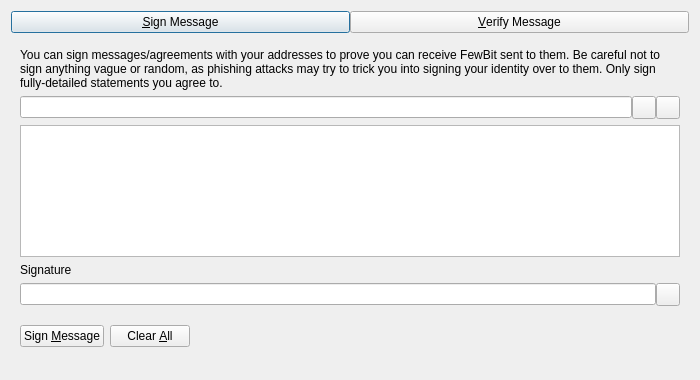
<?xml version="1.0" encoding="UTF-8"?>
<ui version="4.0">
 <class>SignVerifyMessageDialog</class>
 <widget class="QDialog" name="SignVerifyMessageDialog">
  <property name="geometry">
   <rect>
    <x>0</x>
    <y>0</y>
    <width>700</width>
    <height>380</height>
   </rect>
  </property>
  <property name="windowTitle">
   <string>Signatures - Sign / Verify a Message</string>
  </property>
  <property name="modal">
   <bool>true</bool>
  </property>
  <layout class="QVBoxLayout" name="verticalLayout">
   <item>
    <layout class="QHBoxLayout" name="horizontalLayout_Buttons_2">
     <property name="spacing">
      <number>0</number>
     </property>
     <property name="topMargin">
      <number>0</number>
     </property>
     <item>
      <widget class="QPushButton" name="btnSignMessage">
       <property name="text">
        <string>&amp;Sign Message</string>
       </property>
       <property name="checkable">
        <bool>true</bool>
       </property>
      </widget>
     </item>
     <item>
      <widget class="QPushButton" name="btnVerifyMessage">
       <property name="text">
        <string>&amp;Verify Message</string>
       </property>
       <property name="checkable">
        <bool>true</bool>
       </property>
      </widget>
     </item>
    </layout>
   </item>
   <item>
    <widget class="QStackedWidget" name="stackedWidgetSig">
     <property name="minimumSize">
      <size>
       <width>0</width>
       <height>0</height>
      </size>
     </property>
     <property name="currentIndex">
      <number>0</number>
     </property>
     <widget class="QWidget" name="pageSignMessage">
      <layout class="QVBoxLayout" name="verticalLayout_SM">
       <item>
        <widget class="QLabel" name="infoLabel_SM">
         <property name="text">
          <string>You can sign messages/agreements with your addresses to prove you can receive FewBit sent to them. Be careful not to sign anything vague or random, as phishing attacks may try to trick you into signing your identity over to them. Only sign fully-detailed statements you agree to.</string>
         </property>
         <property name="textFormat">
          <enum>Qt::PlainText</enum>
         </property>
         <property name="wordWrap">
          <bool>true</bool>
         </property>
        </widget>
       </item>
       <item>
        <layout class="QHBoxLayout" name="horizontalLayout_1_SM">
         <property name="spacing">
          <number>0</number>
         </property>
         <item>
          <widget class="QValidatedLineEdit" name="addressIn_SM">
           <property name="toolTip">
            <string>The FewBit address to sign the message with</string>
           </property>
          </widget>
         </item>
         <item>
          <widget class="QToolButton" name="addressBookButton_SM">
           <property name="toolTip">
            <string>Choose previously used address</string>
           </property>
           <property name="text">
            <string/>
           </property>
           <property name="shortcut">
            <string>Alt+A</string>
           </property>
          </widget>
         </item>
         <item>
          <widget class="QToolButton" name="pasteButton_SM">
           <property name="toolTip">
            <string>Paste address from clipboard</string>
           </property>
           <property name="text">
            <string/>
           </property>
           <property name="shortcut">
            <string>Alt+P</string>
           </property>
          </widget>
         </item>
        </layout>
       </item>
       <item>
        <widget class="QPlainTextEdit" name="messageIn_SM">
         <property name="toolTip">
          <string>Enter the message you want to sign here</string>
         </property>
        </widget>
       </item>
       <item>
        <widget class="QLabel" name="signatureLabel_SM">
         <property name="text">
          <string>Signature</string>
         </property>
         <property name="textFormat">
          <enum>Qt::PlainText</enum>
         </property>
        </widget>
       </item>
       <item>
        <layout class="QHBoxLayout" name="horizontalLayout_2_SM">
         <property name="spacing">
          <number>0</number>
         </property>
         <item>
          <widget class="QLineEdit" name="signatureOut_SM">
           <property name="readOnly">
            <bool>true</bool>
           </property>
          </widget>
         </item>
         <item>
          <widget class="QToolButton" name="copySignatureButton_SM">
           <property name="toolTip">
            <string>Copy the current signature to the system clipboard</string>
           </property>
           <property name="text">
            <string/>
           </property>
          </widget>
         </item>
        </layout>
       </item>
       <item>
        <layout class="QHBoxLayout" name="horizontalLayout_3_SM">
         <item>
          <widget class="QPushButton" name="signMessageButton_SM">
           <property name="toolTip">
            <string>Sign the message to prove you own this FewBit address</string>
           </property>
           <property name="text">
            <string>Sign &amp;Message</string>
           </property>
           <property name="autoDefault">
            <bool>false</bool>
           </property>
          </widget>
         </item>
         <item>
          <widget class="QPushButton" name="clearButton_SM">
           <property name="toolTip">
            <string>Reset all sign message fields</string>
           </property>
           <property name="text">
            <string>Clear &amp;All</string>
           </property>
           <property name="autoDefault">
            <bool>false</bool>
           </property>
          </widget>
         </item>
         <item>
          <spacer name="horizontalSpacer_1_SM">
           <property name="orientation">
            <enum>Qt::Horizontal</enum>
           </property>
           <property name="sizeHint" stdset="0">
            <size>
             <width>40</width>
             <height>48</height>
            </size>
           </property>
          </spacer>
         </item>
         <item>
          <widget class="QLabel" name="statusLabel_SM">
           <property name="text">
            <string/>
           </property>
           <property name="wordWrap">
            <bool>true</bool>
           </property>
          </widget>
         </item>
         <item>
          <spacer name="horizontalSpacer_2_SM">
           <property name="orientation">
            <enum>Qt::Horizontal</enum>
           </property>
           <property name="sizeHint" stdset="0">
            <size>
             <width>40</width>
             <height>48</height>
            </size>
           </property>
          </spacer>
         </item>
        </layout>
       </item>
      </layout>
     </widget>
     <widget class="QWidget" name="pageVerifyMessage">
      <layout class="QVBoxLayout" name="verticalLayout_VM">
       <item>
        <widget class="QLabel" name="infoLabel_VM">
         <property name="text">
          <string>Enter the receiver's address, message (ensure you copy line breaks, spaces, tabs, etc. exactly) and signature below to verify the message. Be careful not to read more into the signature than what is in the signed message itself, to avoid being tricked by a man-in-the-middle attack. Note that this only proves the signing party receives with the address, it cannot prove sendership of any transaction!</string>
         </property>
         <property name="textFormat">
          <enum>Qt::PlainText</enum>
         </property>
         <property name="alignment">
          <set>Qt::AlignLeading|Qt::AlignLeft|Qt::AlignTop</set>
         </property>
         <property name="wordWrap">
          <bool>true</bool>
         </property>
        </widget>
       </item>
       <item>
        <layout class="QHBoxLayout" name="horizontalLayout_1_VM">
         <property name="spacing">
          <number>0</number>
         </property>
         <item>
          <widget class="QValidatedLineEdit" name="addressIn_VM">
           <property name="toolTip">
            <string>The FewBit address the message was signed with</string>
           </property>
          </widget>
         </item>
         <item>
          <widget class="QToolButton" name="addressBookButton_VM">
           <property name="toolTip">
            <string>Choose previously used address</string>
           </property>
           <property name="text">
            <string/>
           </property>
           <property name="shortcut">
            <string>Alt+A</string>
           </property>
          </widget>
         </item>
        </layout>
       </item>
       <item>
        <widget class="QPlainTextEdit" name="messageIn_VM"/>
       </item>
       <item>
        <widget class="QValidatedLineEdit" name="signatureIn_VM"/>
       </item>
       <item>
        <layout class="QHBoxLayout" name="horizontalLayout_2_VM">
         <item>
          <widget class="QPushButton" name="verifyMessageButton_VM">
           <property name="toolTip">
            <string>Verify the message to ensure it was signed with the specified FewBit address</string>
           </property>
           <property name="text">
            <string>Verify &amp;Message</string>
           </property>
           <property name="autoDefault">
            <bool>false</bool>
           </property>
          </widget>
         </item>
         <item>
          <widget class="QPushButton" name="clearButton_VM">
           <property name="toolTip">
            <string>Reset all verify message fields</string>
           </property>
           <property name="text">
            <string>Clear &amp;All</string>
           </property>
           <property name="autoDefault">
            <bool>false</bool>
           </property>
          </widget>
         </item>
         <item>
          <spacer name="horizontalSpacer_1_VM">
           <property name="orientation">
            <enum>Qt::Horizontal</enum>
           </property>
           <property name="sizeHint" stdset="0">
            <size>
             <width>40</width>
             <height>48</height>
            </size>
           </property>
          </spacer>
         </item>
         <item>
          <widget class="QLabel" name="statusLabel_VM">
           <property name="text">
            <string/>
           </property>
           <property name="wordWrap">
            <bool>true</bool>
           </property>
          </widget>
         </item>
         <item>
          <spacer name="horizontalSpacer_2_VM">
           <property name="orientation">
            <enum>Qt::Horizontal</enum>
           </property>
           <property name="sizeHint" stdset="0">
            <size>
             <width>40</width>
             <height>48</height>
            </size>
           </property>
          </spacer>
         </item>
        </layout>
       </item>
      </layout>
     </widget>
    </widget>
   </item>
  </layout>
 </widget>
 <customwidgets>
  <customwidget>
   <class>QValidatedLineEdit</class>
   <extends>QLineEdit</extends>
   <header>qt/qvalidatedlineedit.h</header>
  </customwidget>
 </customwidgets>
 <resources>
  <include location="../fewbit.qrc"/>
 </resources>
 <connections/>
</ui>
